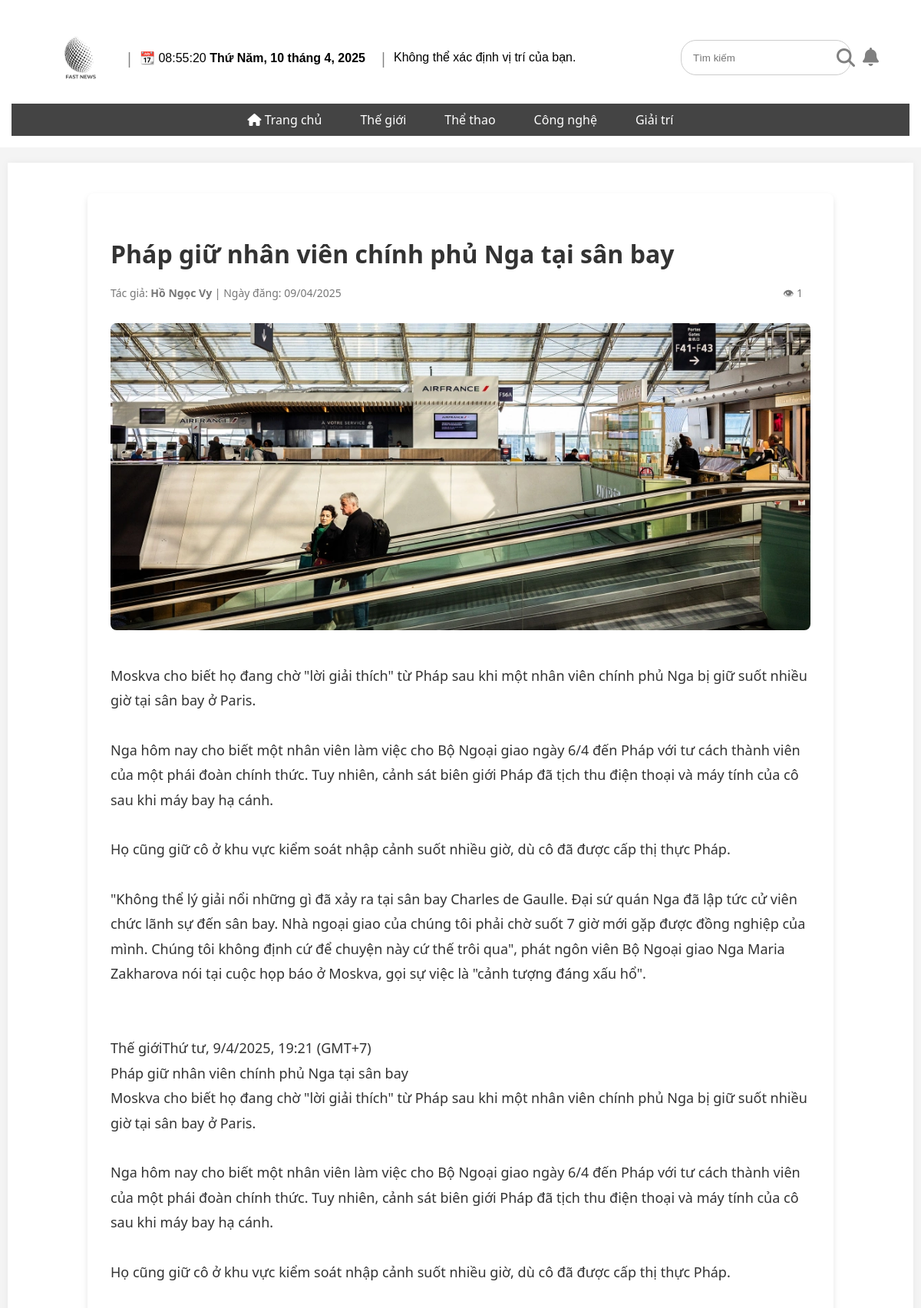
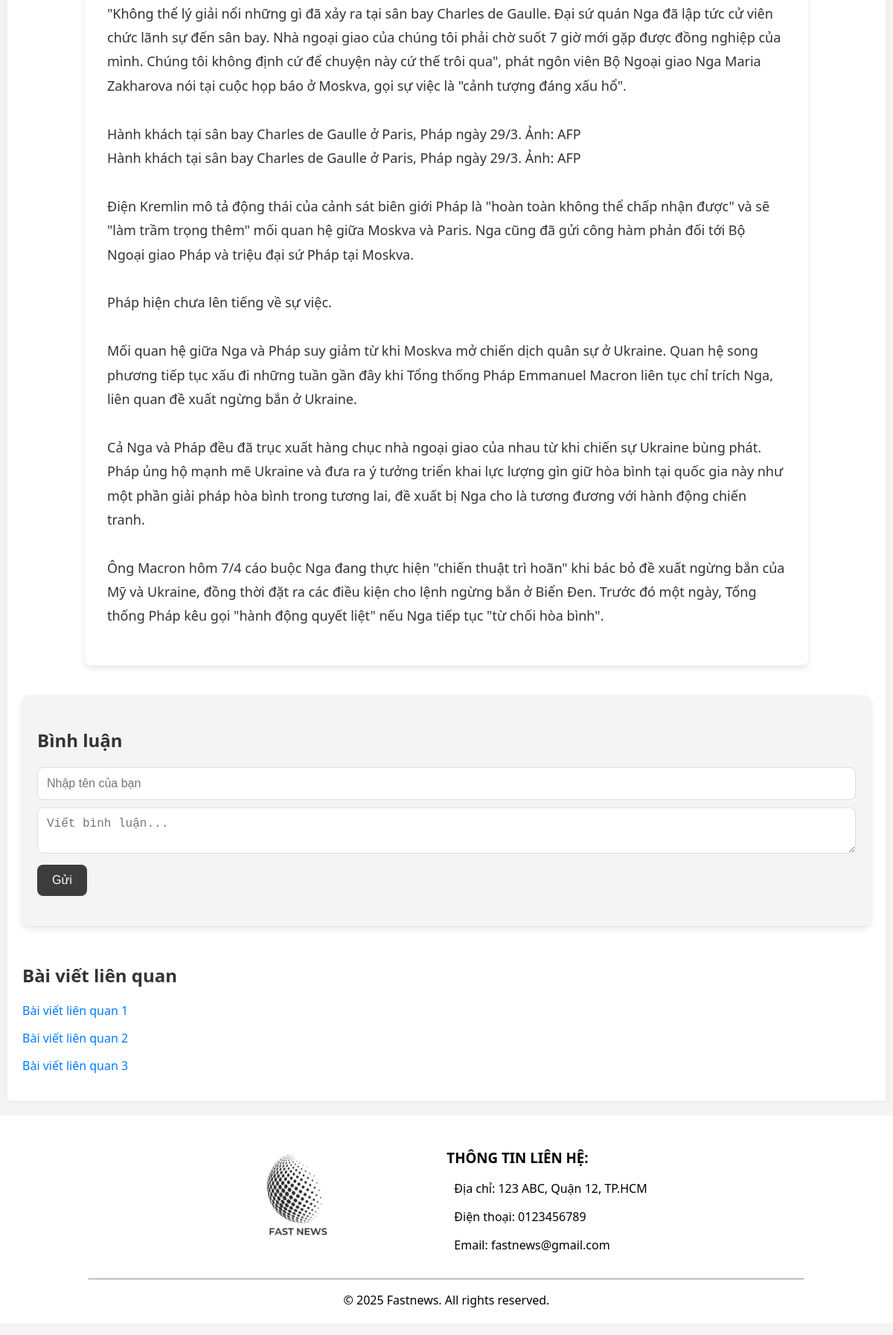
Page /news/page/articleDetails.php?id=28 on the committed database (2 pictures, top to bottom).
### tables this page shows
CREATE TABLE `news` (
  `id` int(11) NOT NULL,
  `title` varchar(255) NOT NULL,
  `description` text DEFAULT 'Mô tả',
  `content` text DEFAULT 'Nội dung',
  `image` varchar(255) DEFAULT 'img',
  `author` varchar(100) DEFAULT 'tác giả',
  `created_at` timestamp NOT NULL DEFAULT current_timestamp(),
  `category` varchar(255) NOT NULL,
  `is_featured` tinyint(1) NOT NULL DEFAULT 0,
  `views` int(11) NOT NULL DEFAULT 0
);

### news/functions/getArticle.php (called while the page is built, shortened)
<?php
function getArticleById($conn, $id) {
    $sql = "SELECT * FROM news WHERE id = ?";
    $stmt = mysqli_prepare($conn, $sql);
    mysqli_stmt_bind_param($stmt, "i", $id);
    mysqli_stmt_execute($stmt);
    $result = mysqli_stmt_get_result($stmt);
    if ($result && mysqli_num_rows($result) > 0) {
        return mysqli_fetch_assoc($result);
    }
    return null;
}
?>

### news/page/articleDetails.php (the view, shortened to what this page needs)
<?php
include '../functions/database.php';
include '../functions/getArticle.php';
$id = (int) $_GET['id'];
$article = getArticleById($conn, $id);
?>
<main>
    <article class="article-detail">
        <h2 class="article-title"><?= htmlspecialchars($article['title']) ?></h2>
        <p class="article-meta">
            Tác giả: <strong><?= htmlspecialchars($article['author']) ?></strong> |
            Ngày đăng: <?= date('d/m/Y', strtotime($article['created_at'])) ?>
            <span style="float: right; margin-right: 10px">👁 <?= $article['views'] ?></span>
        </p>
        <img src="../uploads/<?= htmlspecialchars($article['image']) ?>" alt="Hình ảnh minh họa" class="article-image">
        <div class="article-content">
            <p><?= nl2br(htmlspecialchars($article['content'])) ?></p>
        </div>
    </article>
    <section class="comment">
        <h3>Bình luận</h3>
        <div class="comment-box">
            <input type="text" id="username" placeholder="Nhập tên của bạn">
            <textarea id="comment" placeholder="Viết bình luận..."></textarea>
            <button id="submit-comment">Gửi</button>
        </div>
    </section>
    <section class="related-articles">
        <h3>Bài viết liên quan</h3>
        <ul>
            <li><a href="#">Bài viết liên quan 1</a></li>
            <li><a href="#">Bài viết liên quan 2</a></li>
            <li><a href="#">Bài viết liên quan 3</a></li>
        </ul>
    </section>
</main>
<?php
include '../includes/master.php';
?>

### news/assets/css/index.css (style rules this page uses)
body { font-family: system-ui, -apple-system, BlinkMacSystemFont, "Segoe UI", Roboto, "Helvetica Neue", Arial, sans-serif; margin: 0 auto; padding: 0; background-color: #f4f4f4; max-width: 1250px; min-width: 750px; }
main { min-height: 300px; max-width: 95%; margin: 20px auto; padding: 20px; background: #fff; box-shadow: 0 0 10px rgba(0, 0, 0, 0.05); }
a { text-decoration: none; color: #000000; }

### news/assets/css/articleDetails.css (style rules this page uses)
.article-detail { max-width: 80%; margin: 20px auto; padding: 30px; background-color: #fff; box-shadow: 0 4px 8px rgba(0, 0, 0, 0.1); border-radius: 8px; }
.article-title { font-size: 32px; font-weight: bold; color: #333; margin-bottom: 20px; }
.article-meta { color: #777; font-size: 14px; margin-bottom: 30px; }
.article-image { width: 100%; height: auto; border-radius: 8px; margin-bottom: 20px; }
.article-content p { font-size: 18px; line-height: 1.8; color: #333; margin-bottom: 20px; }
.related-articles { margin-top: 50px; }
.related-articles h3 { font-size: 24px; font-weight: bold; color: #333; margin-bottom: 20px; }
.related-articles ul { list-style: none; padding: 0; }
.related-articles li { margin-bottom: 15px; }
.related-articles a { text-decoration: none; color: #007bff; font-size: 16px; }
.article-image { width: 100%; height: 400px; object-fit: cover; border-radius: 8px; margin-bottom: 20px; }
.comment { background-color: #f4f4f4; padding: 20px; margin-top: 40px; border-radius: 10px; box-shadow: 0px 4px 10px rgba(0, 0, 0, 0.1); }
.comment h3 { font-size: 24px; font-weight: bold; margin-bottom: 20px; color: #333; }
.comment-box { margin-bottom: 20px; }
.comment-box input, .comment-box textarea { width: 100%; padding: 12px; margin-bottom: 10px; border-radius: 8px; border: 1px solid #ddd; font-size: 16px; color: #333; box-sizing: border-box; }
#submit-comment { padding: 12px 20px; background-color: #3c3c3c; color: white; border: none; border-radius: 8px; font-size: 16px; cursor: pointer; }

### rows in the picture
news: title "Pháp giữ nhân viên chính phủ Nga tại sân bay", author "Hồ Ngọc Vy", created_at "09/04/2025", views "1", image (picture), content "Moskva cho biết họ đang chờ \"lời giải thích\" từ Pháp sau khi một nhân viên chính phủ Nga bị giữ suốt nhiều giờ tại sân bay ở Paris. Nga hôm nay cho biết một nhân viên làm việc cho Bộ Ngoại giao ngày 6/4 đến Pháp với tư cách thành viên của một phái đoàn chính thức. Tuy nhiên, cảnh sát biên giới Pháp đã tịch thu điện thoại và máy tính của cô sau khi máy bay hạ cánh. Họ cũng giữ cô ở khu vực kiểm soát nhập cảnh suốt nhiều giờ, dù cô đã được cấp thị thực Pháp. \"Không thể lý giải nổi những gì đã xảy ra tại sân bay Charles de Gaulle. Đại sứ quán Nga đã lập tức cử viên chức lãnh sự đến sân bay. Nhà ngoại giao của chúng tôi phải chờ suốt 7 giờ mới gặp được đồng nghiệp của mình. Chúng tôi không định…"
